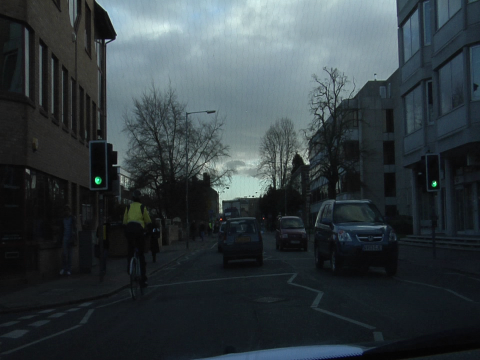
#> input picture Images/0001TP_008550.png, 480 x 360 px
$ python -i resize_apolo.py   (imports and definitions only)
#> lines starting #> are read from the running program, lines starting #| are printed output that depends on the picture
#!/usr/bin/env python
# coding: utf-8

# In[1]:


import os
import glob
import cv2
import matplotlib.pyplot as plt
import numpy as np
from tqdm import tqdm
import multiprocessing


# In[2]:


raw_images_path = './apolo_dataset/ColorImage/'  # jpg
raw_label = './apolo_dataset/Label/'  # png
target_size = (320, 240)
output_path = './apolo_dataset/resized/'
num_workers = 32


# In[3]:


output_image_path = os.path.join(output_path, 'images')
output_mask_path = os.path.join(output_path, 'labels')
# [3 lines not run here, left out]


# In[4]:


def view_image(img):
    plt.imshow(cv2.cvtColor(img, cv2.COLOR_BGR2RGB))


# In[24]:


use_list = [
    {
        "class": "vehicle",
        "old": [1, 33, 161, 34, 162, 35, 163, 36, 164, 37, 165, 38, 166, 39, 167, 40, 168],
        "new": [0, 0, 142],
    },
    {
        "class": "traffic_sign",
        "old": [83],
        "new": [220, 220, 0],
    },
    {
        "class": "road",
        "old": [49],
        "new": [128, 64, 128],
    },
]


# In[31]:


def resize_and_clean_sample(image_file):
#> called with image_file = '../Images/0001TP_008550.png'
    try:
        file_name = os.path.basename(image_file).replace('.jpg', '')
        raw_img = cv2.imread(image_file)
#> raw_img is the input picture: shape (360, 480, 3); mean B, G, R 65.2, 61.3, 52
        raw_img = cv2.resize(raw_img, target_size)
#> raw_img: shape (240, 320, 3)

        label_path = image_file.replace(
            raw_images_path, raw_label).replace('.jpg', '_bin.png')
        mask_label = cv2.imread(label_path)

        total_pixel = mask_label.shape[0]*mask_label.shape[1]
#> total_pixel = 172800

        # Drop sample have bridge
        mask = (mask_label == [98, 98, 98]).all(axis=2)
#> mask: shape (360, 480) bool; every value is 0
        if np.sum(mask) > 0:
            raise Exception('Sample have bridge')

        # Drop sample have more than 1% pixel unlabeled
        mask = (mask_label == [255, 255, 255]).all(axis=2)
        if np.sum(mask) > 0.01*total_pixel:
            raise Exception('Sample have too many unlabel pixel')

        rgb_label = np.zeros(mask_label.shape, dtype=np.uint8)
        for each in use_list:
            for i in each['old']:
                mask = (mask_label == [i, i, i]).all(axis=2)
                if each['class'] == 'road':
                    if np.sum(mask) <= 0.02*total_pixel:
                        raise Exception(
                            'Sample have too little amount of road')
                rgb_label[mask] = each['new']
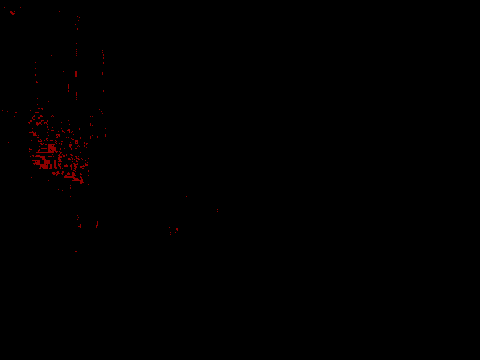
#> rgb_label: shape (360, 480, 3); mean B, G, R 0, 0, 0.7
        rgb_label = cv2.resize(rgb_label, target_size,
                               interpolation=cv2.INTER_LINEAR)
        rgb_label = cv2.cvtColor(rgb_label, cv2.COLOR_RGB2BGR)

        cv2.imwrite(os.path.join(output_image_path,
                                 '{}.jpg'.format(file_name)), raw_img)
        cv2.imwrite(os.path.join(output_mask_path,
                                 '{}.png'.format(file_name)), rgb_label)
    except Exception as ex:
        print(ex, 'at', image_file)


# In[ ]:


all_records = glob.glob(os.path.join(raw_images_path, 'Record*'))
# [15 lines not run here, left out]

>>> result = resize_and_clean_sample('../Images/0001TP_008550.png')
